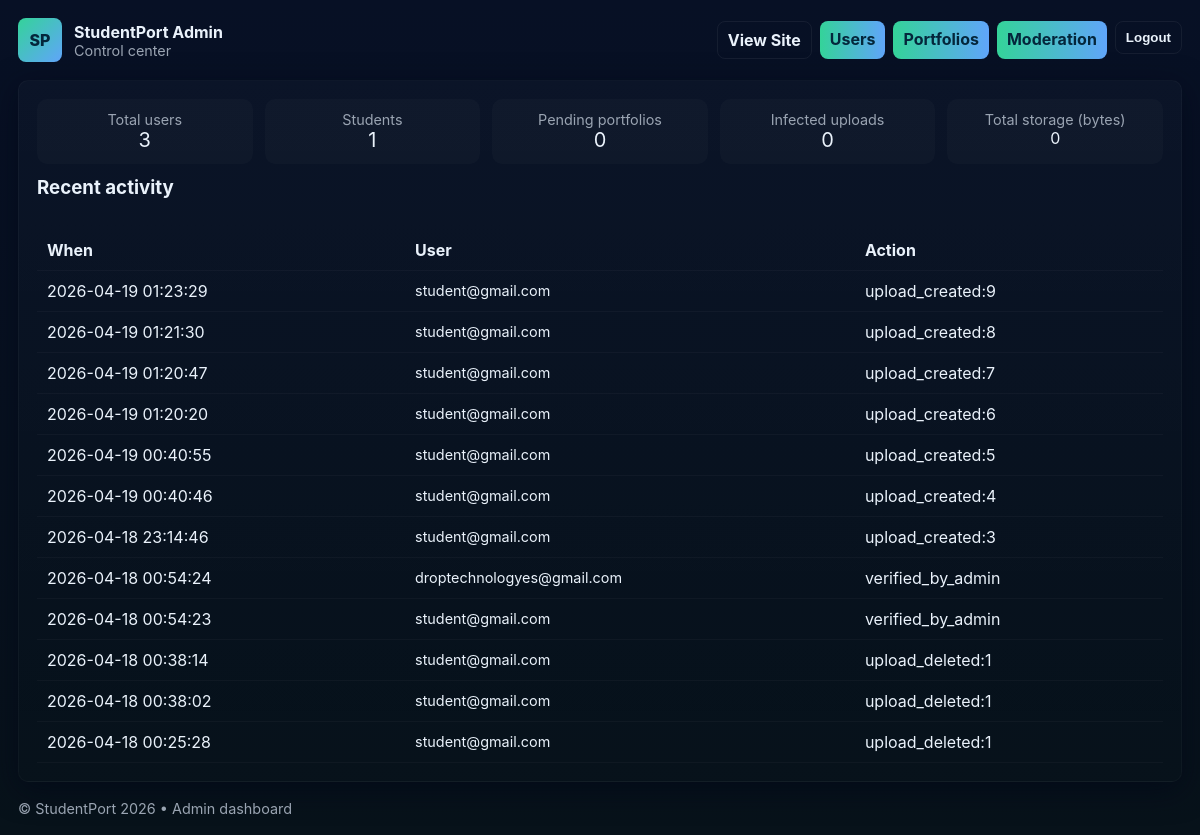
The page /admin (signed in) on the database its author committed.
### tables this page shows
CREATE TABLE `audit_logs` (
  `id` bigint(20) UNSIGNED NOT NULL,
  `user_id` bigint(20) UNSIGNED DEFAULT NULL,
  `action` varchar(150) NOT NULL,
  `ip` varchar(45) DEFAULT NULL,
  `user_agent` varchar(512) DEFAULT NULL,
  `meta` longtext DEFAULT NULL CHECK (json_valid(`meta`)),
  `created_at` datetime NOT NULL DEFAULT current_timestamp()
);

CREATE TABLE `users` (
  `id` bigint(20) UNSIGNED NOT NULL,
  `name` varchar(150) NOT NULL,
  `email` varchar(255) NOT NULL,
  `password_hash` varchar(255) NOT NULL,
  `role` enum('student','recruiter','moderator','admin') NOT NULL DEFAULT 'student',
  `college` varchar(255) DEFAULT NULL,
  `is_verified` tinyint(1) NOT NULL DEFAULT 0,
  `status` enum('active','suspended','deleted') NOT NULL DEFAULT 'active',
  `created_at` datetime NOT NULL DEFAULT current_timestamp(),
  `updated_at` datetime NOT NULL DEFAULT current_timestamp() ON UPDATE current_timestamp()
);

### admin/index.php (the view, shortened to what this page needs)
<?php
$mysqli = db_connect();
$q = $mysqli->query("SELECT
  (SELECT COUNT(*) FROM users) AS total_users,
  (SELECT COUNT(*) FROM users WHERE role='student') AS students,
  (SELECT COUNT(*) FROM portfolios WHERE status='pending') AS pending_portfolios,
  (SELECT COUNT(*) FROM uploads WHERE scan_status='infected') AS infected_uploads,
  (SELECT SUM(size_bytes) FROM portfolios) AS total_storage
");
$kpis = $q->fetch_assoc();
$actStmt = $mysqli->prepare("SELECT a.created_at, a.action, u.email FROM audit_logs a LEFT JOIN users u ON a.user_id = u.id ORDER BY a.created_at DESC LIMIT 12");
$actStmt->execute();
$actRes = $actStmt->get_result();
$activities = $actRes->fetch_all(MYSQLI_ASSOC);
?>
<!doctype html>
<html lang="en">
<head>
  <link rel="stylesheet" href="style.css">
</head>
<body>
  <div class="container">
    <header class="header">
      <div class="brand"><div class="logo">SP</div><div><strong>StudentPort Admin</strong><div class="small">Control center</div></div></div>
      <nav class="nav">
        <a class="btn ghost" href="/index.php">View Site</a>
        <a class="btn" href="users.php">Users</a>
        <a class="btn" href="portfolios.php">Portfolios</a>
        <a class="btn" href="moderation.php">Moderation</a>
        <form method="post" action="../auth/logout.php" style="display:inline">
          <button class="btn ghost" type="submit">Logout</button>
        </form>
      </nav>
    </header>
    <section class="card">
      <div class="kpis">
        <div class="kpi"><div class="small">Total users</div><div style="font-size:20px"><?= (int)$kpis['total_users'] ?></div></div>
        <div class="kpi"><div class="small">Students</div><div style="font-size:20px"><?= (int)$kpis['students'] ?></div></div>
        <div class="kpi"><div class="small">Pending portfolios</div><div style="font-size:20px"><?= (int)$kpis['pending_portfolios'] ?></div></div>
        <div class="kpi"><div class="small">Infected uploads</div><div style="font-size:20px"><?= (int)$kpis['infected_uploads'] ?></div></div>
        <div class="kpi"><div class="small">Total storage (bytes)</div><div style="font-size:16px"><?= (int)$kpis['total_storage'] ?></div></div>
      </div>
      <h3 style="margin-top:12px">Recent activity</h3>
      <div class="grid">
        <?php if (empty($activities)): ?>
          <div class="alert">No recent activity.</div>
        <?php else: ?>
          <table class="table">
            <thead><tr><th>When</th><th>User</th><th>Action</th></tr></thead>
            <tbody>
              <?php foreach ($activities as $a): ?>
                <tr>
                  <td><?= htmlspecialchars($a['created_at']) ?></td>
                  <td class="small"><?= htmlspecialchars($a['email'] ?? 'system') ?></td>
                  <td><?= htmlspecialchars($a['action']) ?></td>
                </tr>
              <?php endforeach; ?>
            </tbody>
          </table>
        <?php endif; ?>
      </div>
    </section>
    <div class="footer">© StudentPort <?= date('Y') ?> • Admin dashboard</div>
  </div>
</body>
</html>

### admin/Style.css (style rules this page uses)
:root { --bg:#0f1724; --card:#0b1220; --muted:#9aa4b2; --accent:#60a5fa; --text:#eaf2fb; --radius:10px; --shadow: 0 8px 30px rgba(2,6,23,0.6); font-family: Inter, system-ui, -apple-system, "Segoe UI", Roboto, Arial; }
* { box-sizing:border-box }
body { margin:0;background:linear-gradient(180deg,#071025,#07121a);color:var(--text);font-family:Inter,system-ui;padding:18px }
.container { max-width:1200px;margin:0 auto }
.header { display:flex;justify-content:space-between;align-items:center;margin-bottom:18px }
.brand { display:flex;gap:12px;align-items:center }
.logo { width:44px;height:44px;border-radius:8px;background:linear-gradient(135deg,#34d399,#60a5fa);display:grid;place-items:center;color:#04263b;font-weight:800 }
.nav { display:flex;gap:8px }
.card { background:linear-gradient(180deg,rgba(255,255,255,0.02),transparent);padding:18px;border-radius:var(--radius);box-shadow:var(--shadow);border:1px solid rgba(255,255,255,0.03) }
.grid { display:grid;gap:12px }
.kpis { display:flex;gap:12px;margin-bottom:12px }
.kpi { flex:1;padding:12px;border-radius:10px;background:rgba(255,255,255,0.02);text-align:center }
.table { width:100%;border-collapse:collapse;margin-top:12px }
.table th,.table td { padding:10px;border-bottom:1px solid rgba(255,255,255,0.03);text-align:left;color:var(--text) }
.btn { background:linear-gradient(90deg,#34d399,#60a5fa);color:#04263b;padding:8px 10px;border-radius:8px;text-decoration:none;font-weight:700;border:none;cursor:pointer }
.btn.ghost { background:transparent;border:1px solid rgba(255,255,255,0.06);color:var(--text) }
.small { font-size:0.9rem;color:var(--muted) }
.footer { margin-top:18px;color:var(--muted);font-size:0.9rem }

### rows shown on the page
audit_logs: created_at "2026-04-19 01:23:29", user.email "student@gmail.com", action "upload_created:9"
audit_logs: created_at "2026-04-19 01:21:30", user.email "student@gmail.com", action "upload_created:8"
audit_logs: created_at "2026-04-19 01:20:47", user.email "student@gmail.com", action "upload_created:7"
audit_logs: created_at "2026-04-19 01:20:20", user.email "student@gmail.com", action "upload_created:6"
audit_logs: created_at "2026-04-19 00:40:55", user.email "student@gmail.com", action "upload_created:5"
audit_logs: created_at "2026-04-19 00:40:46", user.email "student@gmail.com", action "upload_created:4"
audit_logs: created_at "2026-04-18 23:14:46", user.email "student@gmail.com", action "upload_created:3"
audit_logs: created_at "2026-04-18 00:54:24", user.email "droptechnologyes@gmail.com", action "verified_by_admin"
audit_logs: created_at "2026-04-18 00:54:23", user.email "student@gmail.com", action "verified_by_admin"
audit_logs: created_at "2026-04-18 00:38:14", user.email "student@gmail.com", action "upload_deleted:1"
audit_logs: created_at "2026-04-18 00:38:02", user.email "student@gmail.com", action "upload_deleted:1"
audit_logs: created_at "2026-04-18 00:25:28", user.email "student@gmail.com", action "upload_deleted:1"

### other values the page prints
$kpis['total_users'] "3"
$kpis['students'] "1"
$kpis['pending_portfolios'] "0"
$kpis['infected_uploads'] "0"
$kpis['total_storage'] "0"
